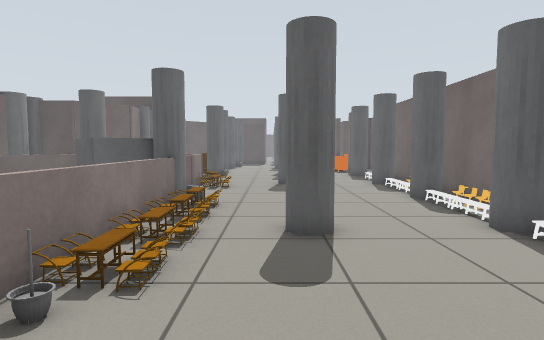
view 1 (above)

17 first-person views from a walk through a world built for the Gazebo simulator. The camera is 0.86 m above the floor, tilts 4° down and sees 80° across. The floor is counted in squares, 0.5 m on a side. Each view is taken from the middle of a square. On the plan, view 1 faces up. The plan holds only what a view shows up to about 16 squares ahead; the rest is blank. The place goes on beyond the plan.

view 2
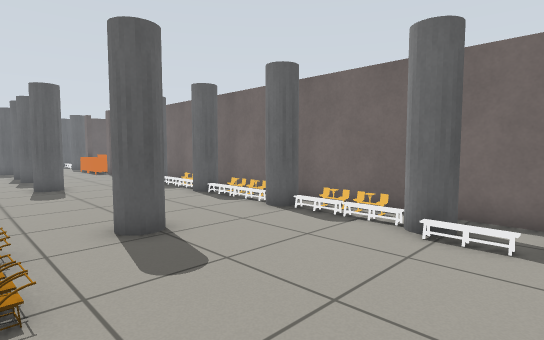

view 3
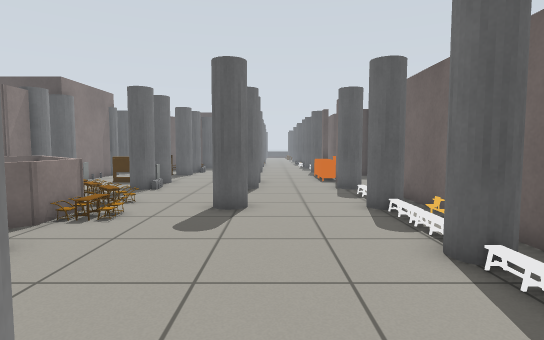

view 4
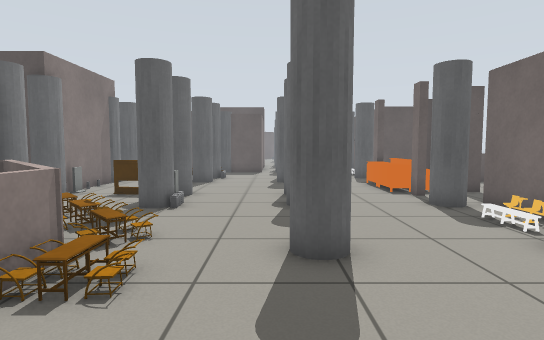

view 5
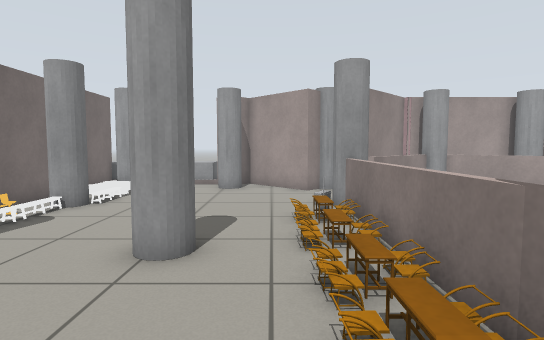

view 6
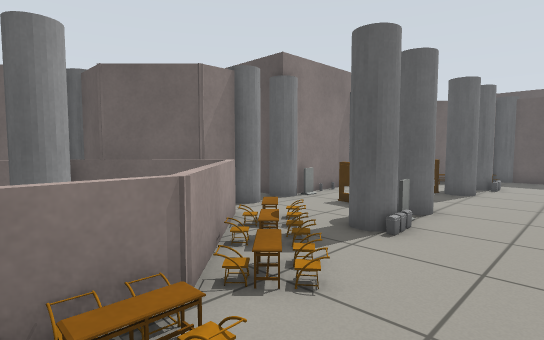

view 7
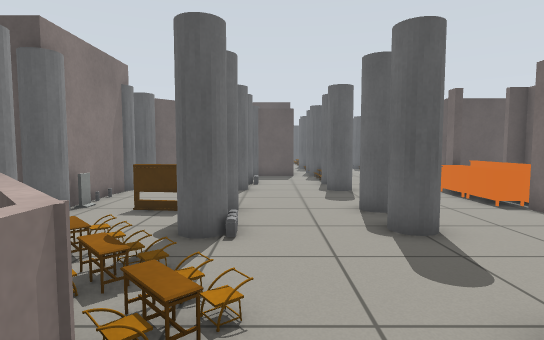

view 8
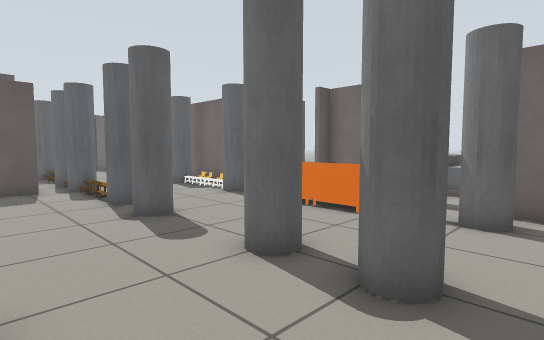

view 9
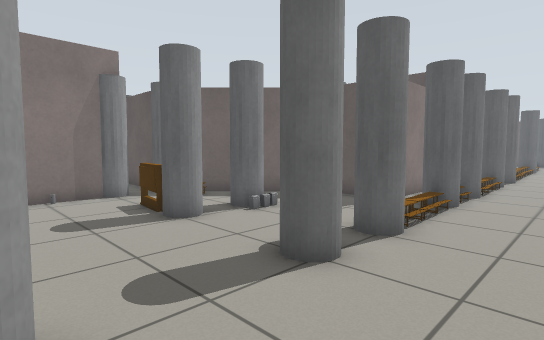

view 10
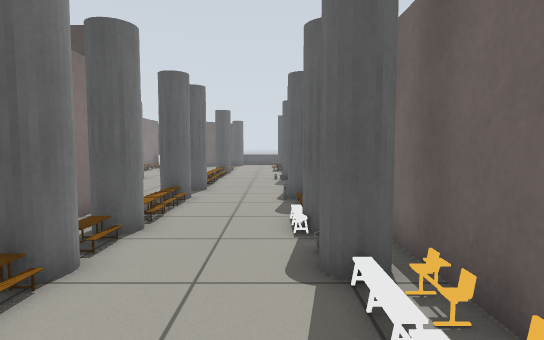

view 11
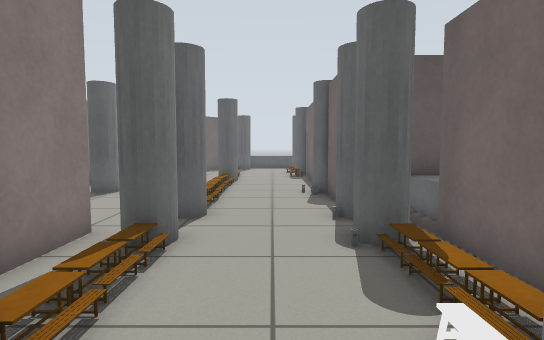

view 12
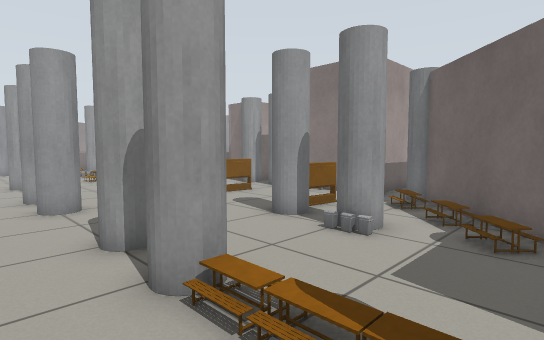

view 13
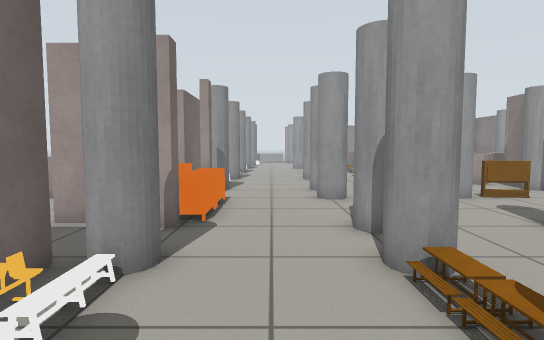

view 14
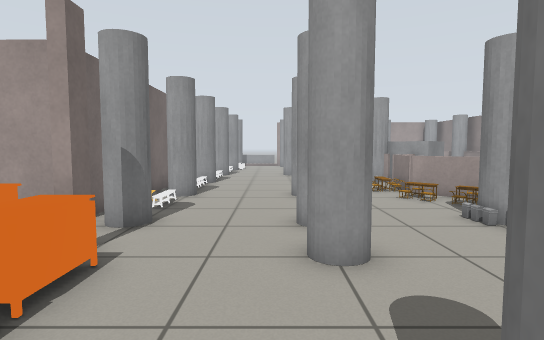

view 15
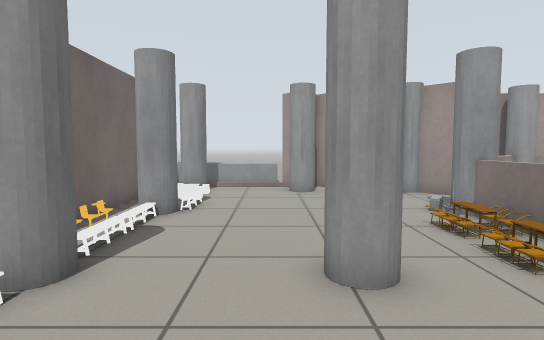

view 16
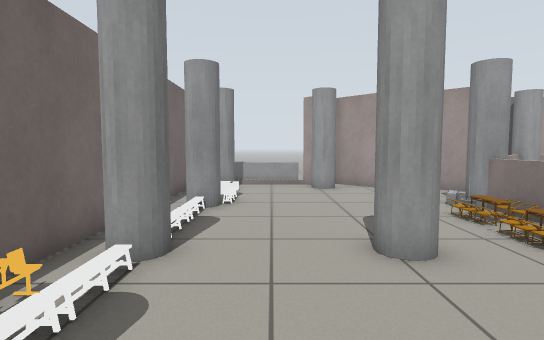

view 17
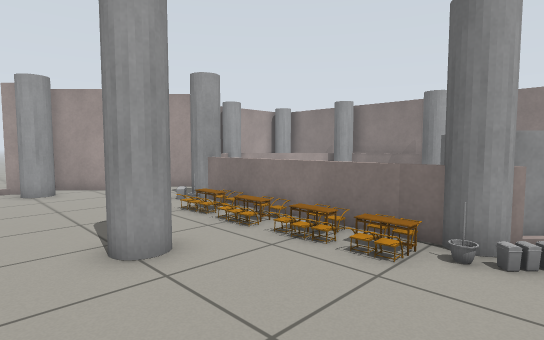

### Floor plan
Points are (right, up) in squares from view 1. A wall is a line through its corners. A room is listed if a view was taken in it or the views show most of it. See-through windows are left out.
Room 1 (views 1, 2, 3, 4, 5, 6, 7, 8, 9, 10, 11, 12, 13, 14, 15, 16, 17)
walls: (5.1, 21.4) (5.1, 22); (-7.8, 19.2) (-7.8, 18) (-9.7, 16); (-8.4, 21.3) (-9, 21.3); (5.5, 25.7) (5.1, 25.7) (5.1, 26.2); (7.8, 24.1) (7.8, 25.5) (7, 25.5); (7.1, 25.7) (8, 25.7); (-7.8, 25.5) (-7.8, 22.1); (6.2, 28.4) (6.2, 29.2); (-10.5, 26.2) (-8.8, 26.2); (-8.7, 28) (-10.5, 28); (9, 28.3) (6.9, 28.3); (-0.6, 32.3) (-2.9, 32.3); (6.2, 31.4) (6.2, 34); (-3.5, 32.3) (-7.4, 28.4); (-3.1, -1.5) (-2.4, -0.8) (0, -3.3) (0.4, -3); (1.1, -2.7) (1.6, -3.1); (6.5, -2.5) (6.5, 19.9); (6.2, 36.7) (6.2, 39.4); (-7.2, -3.2) (-4.5, -0.5) (-3.6, -1.4); (-10.5, -2.9) (-7.1, -2.9); (-0.7, 39.5) (-0.7, 33.4)
low walls: (-3.4, 14.8) (-6.6, 18) (-9.4, 15.2); (-3.2, 13.6) (-3.2, 13.1) (-3.6, 12.7); (-6.6, 18.3) (-3.4, 15); (-9, 14.9) (-10.6, 13.3); (-3.2, 3.6) (-3.2, 2.9); (-10.5, 0.1) (-8.5, -1.9); (-7.5, -1.8) (-4.3, 1.4)
ways out: opening at (7.5, 27)
objects: other object (-8, -2); other object (-8, 14) to (-7, 15); other object (-8, 20) to (-7, 20); other object (-8, 21); other object (-8, 26) to (-8, 27); other object (-8, 28) to (-7, 28); other object (-7, 22); grey box (-6, 10) to (-4, 12); other object (-6, 18); other object (-6, 18) to (-5, 19); other object (-6, 22) to (-4, 22); other object (-6, 26) to (-4, 26); other object (-6, 29); other object (-5, 17); other object (-5, 19); other object (-5, 29) to (-5, 30); other object (-4, 17); other object (-4, 18); other object (-4, 19) to (-4, 20); other object (-4, 21) to (-3, 22); other object (-4, 26) to (-3, 27); other object (-4, 28) to (-4, 29); other object (-4, 31) to (-3, 31); other object (-3, 2); other object (-3, 4); other object (-3, 5); other object (-3, 6); other object (-3, 7); other object (-3, 8); other object (-3, 9); other object (-3, 10); other object (-3, 11); other object (-3, 12); other object (-3, 14); other object (-3, 15); other object (-3, 16); other object (-3, 17); other object (-3, 19); other object (-3, 20); other object (-3, 21); other object (-3, 28); other object (-3, 29); other object (-2, 2); plant (-2, 3); other object (-2, 4); other object (-2, 5); other object (-2, 6); other object (-2, 7); other object (-2, 8); other object (-2, 9); other object (-2, 10); plant (-2, 11); other object (-2, 14); other object (-2, 16); other object (-1, 4); other object (-1, 6); other object (-1, 7); other object (-1, 8); other object (0, -2) to (1, -1); other object (0, 6) to (1, 7); other object (0, 15) to (1, 15); other object (0, 19) to (1, 20); other object (0, 21) to (1, 22); other object (0, 26) to (1, 27); other object (0, 28) to (1, 28); other object (0, 32) to (1, 33); other object (0, 35) to (1, 35); other object (0, 39) to (1, 39); other object (0, 41) to (1, 41); other object (1, 29); other object (1, 30); other object (1, 31); other object (1, 33) to (1, 34); other object (1, 36); other object (1, 37); other object (1, 38); grey box (2, -4) to (3, -3); grey box (4, -4) to (5, -3); other object (4, 2); other object (4, 33); other object (4, 39); other object (5, -2) to (6, -2); other object (5, -1); other object (5, 2); other object (5, 3); other object (5, 6); other object (5, 7) to (6, 7); other object (5, 8); other object (5, 10); other object (5, 11) to (6, 11); other object (5, 12); other object (5, 14); other object (5, 15) to (6, 15); other object (5, 17); other object (5, 19) to (6, 20); other object (5, 23); other object (5, 24) to (5, 25); other object (5, 28) to (6, 28); other object (5, 29); other object (5, 31); other object (5, 33); other object (5, 34); other object (5, 35); other object (5, 36); other object (5, 37); other object (5, 38); other object (5, 39); other object (5, 41); other object (6, -3) to (7, -3); other object (6, 4); other object (6, 6); other object (6, 9); other object (6, 10); other object (6, 13) to (6, 14); other object (6, 17) to (6, 18); other object (6, 22) to (6, 23); other object (6, 24) to (6, 26); other object (6, 30); other object (6, 31); grey box (6, 40) to (7, 41)

Where each view was taken, in squares from view 1:
view 1: 0 up, 0 right, facing up
view 2: 0 up, 2 left, facing up-right
view 3: 6 up, 2 right, facing up
view 4: 10 up, 0 right, facing up
view 5: 12 up, 1 left, facing down
view 6: 13 up, 0 right, facing up-left
view 7: 13 up, 2 left, facing up
view 8: 18 up, 3 left, facing up-right
view 9: 22 up, 4 right, facing up-left
view 10: 28 up, 4 right, facing up
view 11: 33 up, 3 right, facing up
view 12: 32 up, 3 right, facing down-left
view 13: 33 up, 3 right, facing down
view 14: 27 up, 2 right, facing down
view 15: 11 up, 2 right, facing down
view 16: 12 up, 3 right, facing down
view 17: 12 up, 3 right, facing down-left
